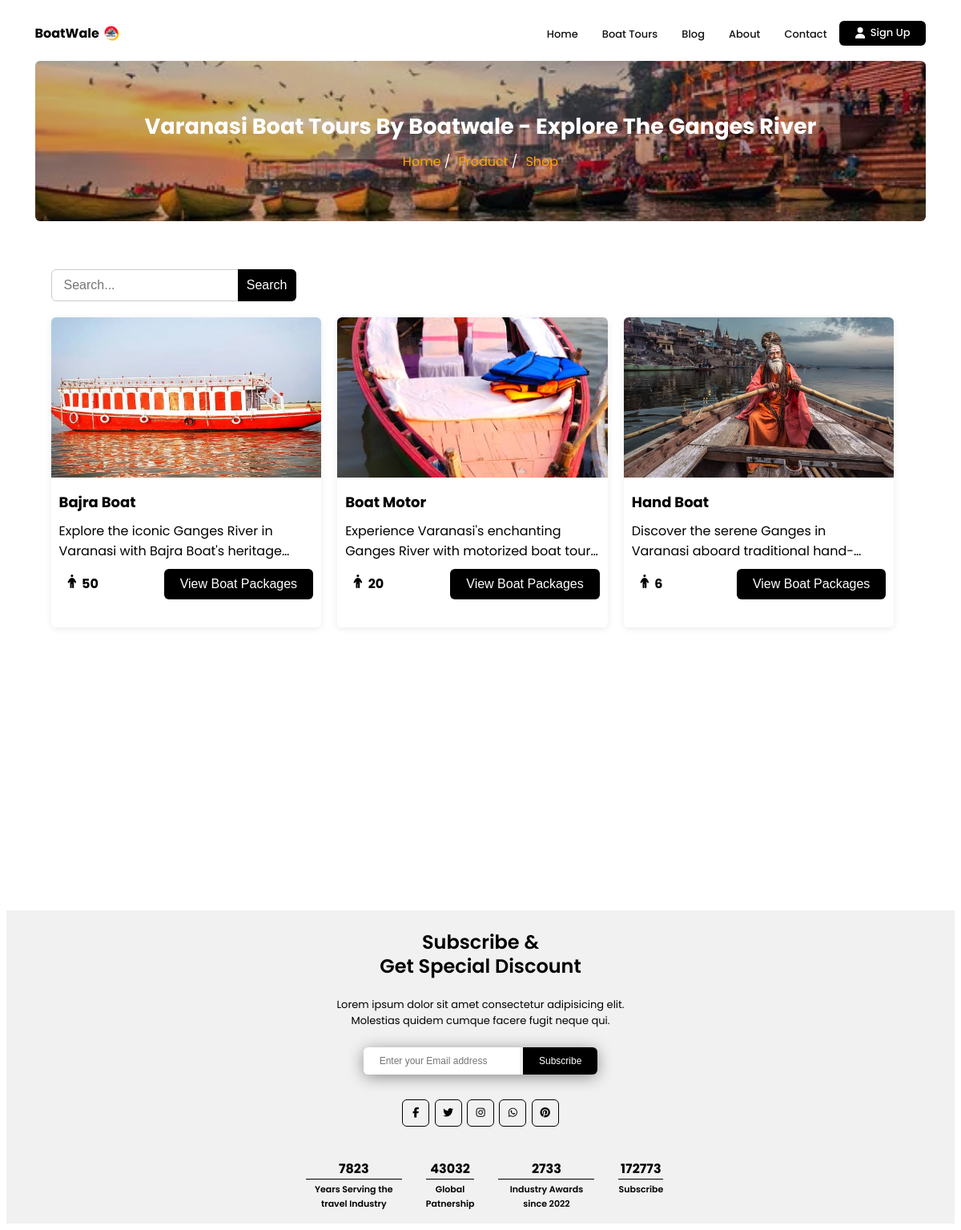
/boat-tours/, run on the app's committed database.
### product/models.py (models this page shows, shortened)
class Boat(models.Model):
    name = models.CharField(max_length=200)
    type = models.CharField(max_length=100)
    slug = models.SlugField(unique=True, null=True, blank=True)
    capacity = models.IntegerField()
    description = models.TextField()
    image = models.ImageField(upload_to='boats/')
    image_alt = models.CharField(max_length=100, null=True, blank=True)

### product/views.py (the view)
# urls.py: path('boat-tours/', views.boat_tours, name="boat-tours"),
def boat_tours(request):
    boat = Boat.objects.all()
    context = {
        'title': "Varanasi Boat Tours by Boatwale - Explore the Ganges River",
        'description': 'Discover our diverse range of boat tours in Varanasi, from sunrise/sunset cruises to special religious ceremonies, and experience the Ganges River like never before with Boatwale.',
        'keywords': "Varanasi boat tours, Ganges River boat rides, sunrise cruises, sunset cruises, religious ceremonies, Boatwale boat tours, boat experiences",
        'products': boat
    }
    return render(request, 'boat-tour.html', context=context)

### templates/boat-tour.html (shortened to what this page needs)
{% extends "base.html" %}
{% load static %}
{% block cssblock %}
    <link rel="preload" href="{% static "css/shop-product.css" %}" as="style" onload="this.onload=null;this.rel='stylesheet'">
{% endblock cssblock %}
{% block content %}
    {% include "hero.html" %}
    <section class="packages">
        <div class="category">
            <div class="sec_fit">
                <div class="search_bx">
                    <input type="text" placeholder="Search..." id="boat_src">
                    <button>Search</button>
                </div>
            </div>
            <div class="product">
                {% for product in products %}
                    <a class="card" href="{% url "boat-packages" product.slug %}">
                        <img fetchpriority="high" loading="lazy" src="/media/{{product.image}}" alt="{{product.image_alt}}">
                        <h2>{{product.name}}</h2>
                        <p>{{product.description}}</p>
                        <div class="add-to-cart">
                            <p class="price"> {{product.capacity}}</p>
                            <button class="addbtn">View Boat Packages</button>
                        </div>
                    </a>
                {% endfor %}
            </div>
        </div>
    </section>
{% endblock content %}

### static/css/base.css (style rules this page uses)
h1, h2, h3, h4, h5, h6 { text-transform: capitalize; }

### static/css/shop-product.css (style rules this page uses)
section.packages { width: 80%; margin: auto; min-height: 100vh; padding: 20px; }
.category { border-radius: 6px; margin-top: 20px; padding: 20px; background-color: #fff; }
.category .sec_fit { display: flex; justify-content: space-between; align-items: center; margin-bottom: 20px; }
.category .sec_fit .search_bx input { padding: 10px 10px 10px 15px; font-size: 1rem; border: 1px solid #ccc; border-radius: 6px 0px 0px 6px; flex: 1; margin-right: -5px; outline: none; }
.category .sec_fit .search_bx button { padding: 11px; font-size: 1rem; background-color: #000000; color: #fff; border: none; border-radius: 0px 6px 6px 0px; cursor: pointer; transition: background-color 0.3s ease; }
.product { border-radius: 6px; display: flex; justify-content: flex-start; align-items: flex-start; flex-wrap: wrap; gap: 20px; }
.product .card { flex-basis: calc(33.33% - 20px); border-radius: 6px; overflow: hidden; background-color: #fff; box-shadow: 0px 2px 10px -1px rgb(0 0 0 / 10%); min-width: 266px; color: black; text-decoration: none; }
.product .card img { height: 200px; width: 100%; object-fit: cover; }
.product .card h2 { padding: 10px; font-size: 18px; }
.product .card p { padding: 0 10px; }
.product .card h2, .product .card p { margin: 0; white-space: pre-line; overflow: hidden; text-overflow: ellipsis; display: -webkit-box; -webkit-line-clamp: 2; -webkit-box-orient: vertical; }
.product .card .price { font-weight: bold; }
.product .card .add-to-cart { display: flex; justify-content: space-between; align-items: center; padding: 10px; margin-bottom: 25px; }
.product .card .add-to-cart .addbtn { padding: 10px 20px; font-size: 1rem; background-color: #000000; color: #fff; border: none; cursor: pointer; transition: background-color 0.3s ease; border-radius: 6px; }
@media screen and (max-width: 1249px) { section.packages { width: 94%; } }

### data on the page
Boat: image (picture), name "Bajra Boat", description "Explore the iconic Ganges River in Varanasi with Bajra Boat's…", capacity "50"
Boat: image (picture), name "Boat Motor", description "Experience Varanasi's enchanting Ganges River with motorized boat…", capacity "20"
Boat: image (picture), name "Hand Boat", description "Discover the serene Ganges in Varanasi aboard…", capacity "6"

### other printed values
{{ title }} "Varanasi Boat Tours By Boatwale - Explore The Ganges River"
